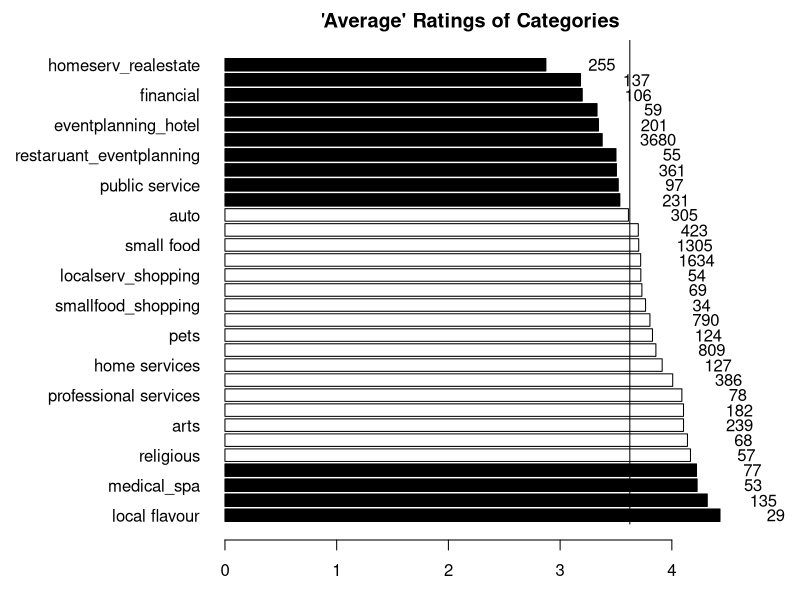

R code for this plot:
##Recording coefficients
stars = c( -.4868701, -.0064052, -.252161, -.1427061, -.1601881, -.0598389, -.3594812, -.6811546,
           .2409661, .2407592, .4535859, -.5331279, -.6655232, .0497495, -.0370235, .1441357,
           -.3430178, .3030303, .2261072, .5673981, -.163872, -.9910873, -.3290043, -.0989305,
           -.5203528, -.141414, .2760695, .3571429, .3627787, -.3636364, -.1317523) + 3.86363

num = c( 3680, 809, 305, 1634, 1305, 790, 361, 137, 239, 182, 135, 59, 106, 127, 124, 386, 97,
        57, 78, 29, 423, 255, 231, 34, 201, 54, 68, 77, 53, 55, 69)

names = c("restaurant", "spa", "auto", "shopping", "small food", "medical", "localserv",
                 "hotel", "arts", "education", "event planning", "nightlife" , "financial",
                 "home services", "pets", "active life", "public service", "religious", 
                 "professional services", "local flavour", "restaurant_smallfood", "homeserv_realestate",
                 "bar_nightlife", "smallfood_shopping", "eventplanning_hotel", "localserv_shopping",
                 "arts_nightlife", "arts_shopping", "medical_spa", 
                 "restaruant_eventplanning", "shopping_spa")

df = data.frame(names, stars, num)

df = df[rev(order(stars)),]

par(mar=c(3,11,2,4))
bplt = barplot(df$stars, horiz = T, las = 1, col = c("black", "black", "black", "black", "white",
                                                     "white", "white", "white", "white", "white",
                                                     "white", "white", "white", "white", "white",
                                                     "white", "white", "white", "white", "white",
                                                     "white", "black", "black", "black", "black",
                                                     "black", "black", "black", "black", "black",
                                                     "black", "black"), 
               main = "'Average' Ratings of Categories",names.arg = df$names) 

lines(x = rep( 3.623812, 51), y = 0:50)

text(x= df$stars+.5, y= bplt, labels=as.character(df$num), xpd=TRUE)

